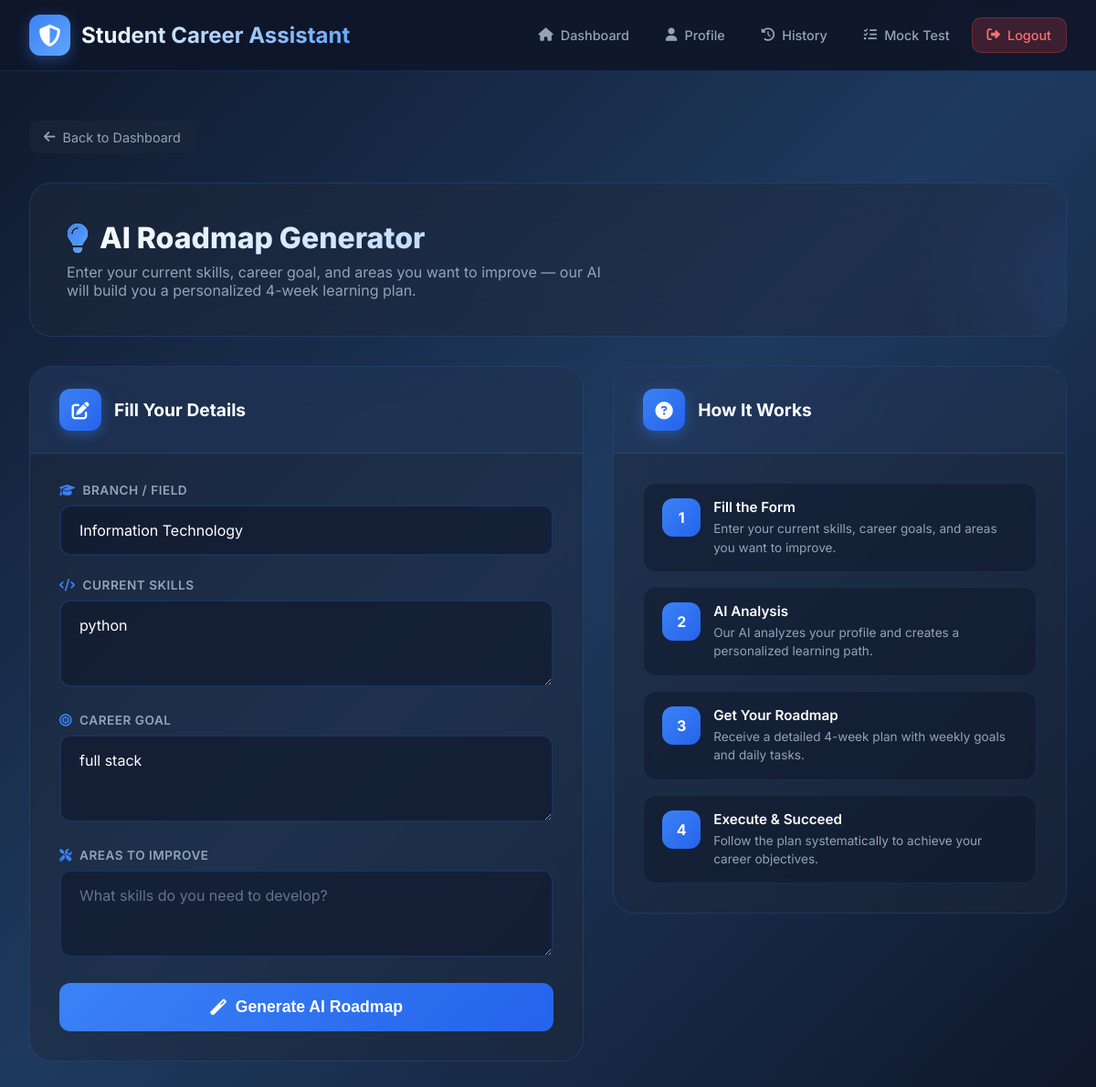
/generate-roadmap (signed in), run on the app's committed database.
### models.py (models this page shows)
class User(db.Model):
    id = db.Column(db.Integer, primary_key=True)
    name = db.Column(db.String(100))
    email = db.Column(db.String(100), unique=True)
    password = db.Column(db.String(200))
    branch = db.Column(db.String(50))
    year = db.Column(db.String(20), default="1st Year")
    skills = db.Column(db.Text, default="")
    career_goal = db.Column(db.String(200), default="")
    weakness = db.Column(db.Text, default="")
    created_at = db.Column(db.DateTime, default=datetime.utcnow)
    roadmaps = db.relationship('RoadmapHistory', backref='user', lazy=True)
    resumes = db.relationship('Resume', backref='user', lazy=True)
    resume_validations = db.relationship('ResumeValidation', backref='user', lazy=True)

### app.py (the view, shortened to what this page needs)
@app.route("/generate-roadmap", methods=["GET", "POST"])
def generate_roadmap_page():
    if "user" not in session:
        return redirect("/login")
    user = User.query.get(session["user"])
    roadmap = None
    saved = False
    return render_template("generate_roadmap.html", user=user)

### app.py (called while the page is built, shortened)
def _init_db():
    global _db_initialised
    if _db_initialised:
        return

@app.before_request
def before_request():
    _init_db()

### templates/generate_roadmap.html (shortened to what this page needs)
<!DOCTYPE html>
<html lang="en">
<head>
    <link rel="stylesheet" href="https://cdnjs.cloudflare.com/ajax/libs/font-awesome/6.4.0/css/all.min.css">
</head>
<body>
    <div class="bg-animation">
    </div>
    <nav class="navbar">
        <div class="nav-content">
            <a href="/dashboard" class="logo">
                <div class="logo-icon">
                    <i class="fas fa-shield-alt"></i>
                </div>
                <span class="logo-text">Student Career Assistant</span>
            </a>
            <div class="nav-links">
                <a href="/dashboard" class="nav-link">
                    <i class="fas fa-home"></i> Dashboard
                </a>
                <a href="/profile" class="nav-link">
                    <i class="fas fa-user"></i> Profile
                </a>
                <a href="/history" class="nav-link">
                    <i class="fas fa-history"></i> History
                </a>
                <a href="/mock-test" class="nav-link">
                    <i class="fas fa-tasks"></i> Mock Test
                </a>
                <a href="/logout" class="nav-link logout-btn">
                    <i class="fas fa-sign-out-alt"></i> Logout
                </a>
            </div>
        </div>
    </nav>
    <main class="main-content">
        <div class="container">
            <a href="/dashboard" class="back-link">
                <i class="fas fa-arrow-left"></i>
                Back to Dashboard
            </a>
            <div class="page-header">
                <div class="page-header-content">
                    <h1 class="page-title">
                        <i class="fas fa-lightbulb"></i>
                        AI Roadmap Generator
                    </h1>
                    <p class="page-subtitle">Enter your current skills, career goal, and areas you want to improve — our AI will build you a personalized 4-week learning plan.</p>
                </div>
            </div>
            <div class="content-grid">
                <div class="card">
                    <div class="card-header">
                        <div class="card-header-icon">
                            <i class="fas fa-edit"></i>
                        </div>
                        <h2>Fill Your Details</h2>
                    </div>
                    <div class="card-body">
                        <form method="post" id="roadmapForm" onsubmit="showLoading()">
                            <div class="form-group">
                                <label><i class="fas fa-graduation-cap"></i>Branch / Field</label>
                                <input type="text" name="branch" placeholder="e.g., Computer Science, Data Science" value="{{ user.branch or '' }}" required>
                            </div>
                            <div class="form-group">
                                <label><i class="fas fa-code"></i>Current Skills</label>
                                <textarea name="skills" rows="3" placeholder="List your current skills and technologies" required>{{ user.skills or '' }}</textarea>
                            </div>
                            <div class="form-group">
                                <label><i class="fas fa-bullseye"></i>Career Goal</label>
                                <textarea name="goal" rows="3" placeholder="What position or role do you want to achieve?" required>{{ user.career_goal or '' }}</textarea>
                            </div>
                            <div class="form-group">
                                <label><i class="fas fa-tools"></i>Areas to Improve</label>
                                <textarea name="weakness" rows="3" placeholder="What skills do you need to develop?" required></textarea>
                            </div>
                            <button type="submit" class="btn-generate">
                                <i class="fas fa-magic"></i>
                                Generate AI Roadmap
                            </button>
                        </form>
                    </div>
                </div>
                <div class="card">
                    <div class="card-header">
                        <div class="card-header-icon">
                            <i class="fas fa-question-circle"></i>
                        </div>
                        <h2>How It Works</h2>
                    </div>
                    <div class="card-body">
                        <div class="steps-list">
                            <div class="step-item">
                                <div class="step-number">1</div>
                                <div class="step-content">
                                    <h4>Fill the Form</h4>
                                    <p>Enter your current skills, career goals, and areas you want to improve.</p>
                                </div>
                            </div>
                            <div class="step-item">
                                <div class="step-number">2</div>
                                <div class="step-content">
                                    <h4>AI Analysis</h4>
                                    <p>Our AI analyzes your profile and creates a personalized learning path.</p>
                                </div>
                            </div>
                            <div class="step-item">
                                <div class="step-number">3</div>
                                <div class="step-content">
                                    <h4>Get Your Roadmap</h4>
                                    <p>Receive a detailed 4-week plan with weekly goals and daily tasks.</p>
                                </div>
                            </div>
                            <div class="step-item">
                                <div class="step-number">4</div>
                                <div class="step-content">
                                    <h4>Execute & Succeed</h4>
                                    <p>Follow the plan systematically to achieve your career objectives.</p>
                                </div>
                            </div>
                        </div>
                    </div>
                </div>
            </div>
        </div>
    </main>
</body>
</html>

### data on the page
User: branch "Information Technology", skills "python", goal "full stack"
